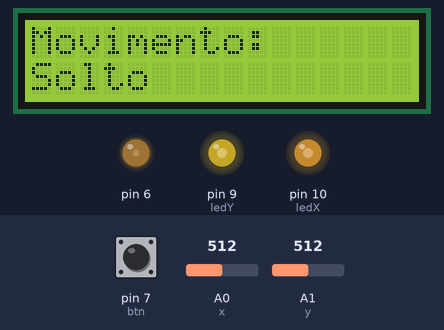
The sketch below on a simulated Arduino Uno, built with avr-gcc and run on an emulated ATmega328P. Shown: 16×2 character LCD, output pins drawn as LEDs (lit = HIGH). Inputs (shaded band) come from the test bench; at power-on: A0 (x) = 512, A1 (y) = 512, pin 7 (btn) HIGH. What the sketch prints to the serial monitor is not drawn.

Above: at 1.2 s.
1.3 s: A0 (x) set to 111
At 2.5 s:
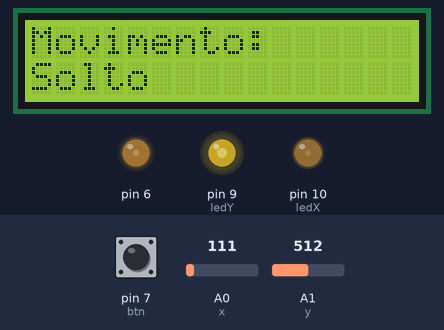
2.8 s: A0 (x) set to 91
At 4.0 s:
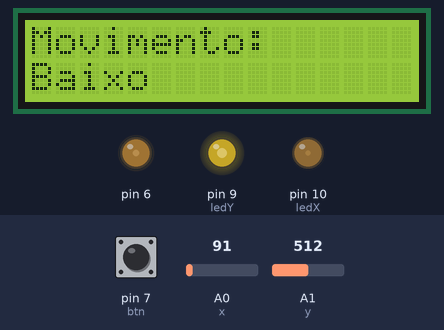
4.3 s: A0 (x) set to 1023
At 5.5 s:
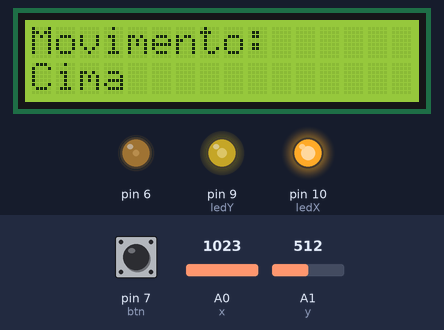
5.8 s: A1 (y) set to 716
At 6.1 s:
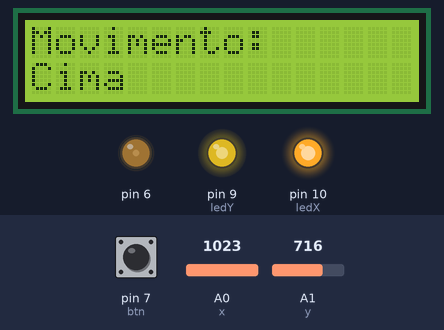
7.3 s: pin 7 (btn) pulled LOW for 0.15 s
At 7.43 s:
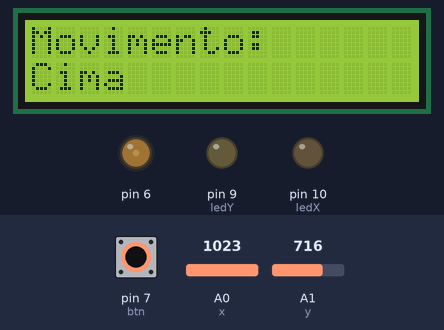
9.0 s: A1 (y) set to 900
At 9.6 s:
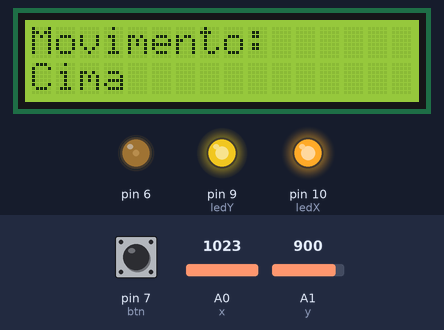
Timing chart, 0 to 11.5 s (numbered marks = the images above; inputs shaded):
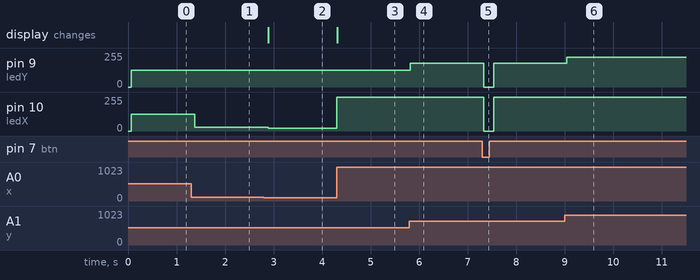

The sketch:

JoyStick_11_10_2024_led.ino
```cpp
#include <LiquidCrystal.h>

LiquidCrystal lcd(12, 11, 5, 4, 3, 2);

int x = A0;
int y = A1;
int btn = 7;
int ledY = 9;
int ledX = 10;
String move;
String lastMove = "";

const int threshold = 100;

void setup() {
  Serial.begin(9600);
  pinMode(btn, INPUT_PULLUP);

  pinMode(ledY, OUTPUT);
  pinMode(ledX, OUTPUT);

  lcd.begin(16, 2);
  pinMode(6, OUTPUT);
  analogWrite(6, 50);

  lcd.setCursor(0, 0);
  lcd.print("Movimento:");
}

void loop() {
  move = moviment();
  Serial.println(move);


  if (move != lastMove) {
    lcd.setCursor(0, 1);
    lcd.print("                ");
    lcd.setCursor(0, 1);
    lcd.print(move);

    lastMove = move;
  }

  delay(100);
}

String moviment() {
  int xVal = analogRead(x);
  int yVal = analogRead(y);
  int ledXIntensity = map(xVal, 0, 1023, 0, 255);
  int ledYIntensity = map(yVal, 0, 1023, 0, 255);
int buttonState = digitalRead(btn);


  if (buttonState == HIGH) {
    analogWrite(ledX, ledXIntensity);
    analogWrite(ledY, ledYIntensity);
  } else {

    analogWrite(ledX, 0);
    analogWrite(ledY, 0);
  }

  Serial.println(xVal);
  Serial.println(yVal);
  if (xVal < threshold) {
    return "Baixo";
  }
  if (xVal > 1023 - threshold) {
    return "Cima";
  }
  if (yVal < threshold) {
    return "Esquerda";
  }
  if (yVal > 1023 - threshold) {
    return "Direita";
  }
  if (digitalRead(btn) == 0) {
    return "Pressionado";
  }
  if (digitalRead(btn) == 1) {
    return "Solto";
  }

  return lastMove;
}
```

Measured:
- the behaviour switches between 100 and 99 on A0 (x) (found by bisection; images 1 and 2)
- after the input at 1.3 s, pin 10 (ledX): 127/255 → 27/255 after 0.08 s
- after the input at 2.8 s, pin 10 (ledX): 27/255 → 22/255 after 0.09 s; the display: changes after 0.09 s (image 2)
- after the input at 4.3 s, pin 10 (ledX): 22/255 → 255/255 at once; the display: changes at once (image 3)
- after the input at 5.8 s, pin 9 (ledY): 127/255 → 178/255 at once
- after the input at 7.3 s, pin 9 (ledY): 178/255 → 0/255 at once, → 178/255 0.20 s later; pin 10 (ledX): 255/255 → 0/255 at once, → 255/255 0.20 s later
- after the input at 9.0 s, pin 9 (ledY): 178/255 → 224/255 after 0.05 s
